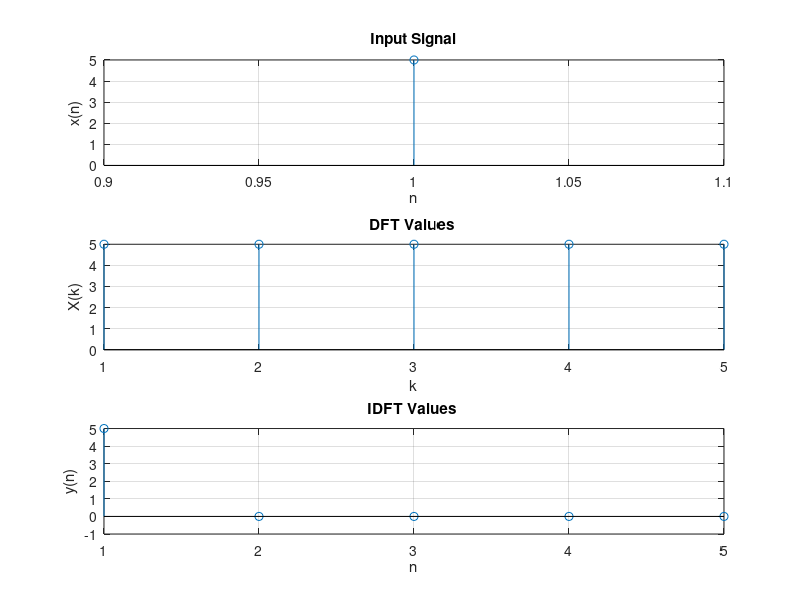

This figure's MATLAB source:

clc;
close all;

x=input('Enter the sequence x[n]=');
N=input('Enter n=');
disp(N);
subplot(3,1,1);
stem(x);
%ylim([-1,2]);
xlabel('n');
ylabel('x(n)');
title('Input Signal');
grid on;

if N>length(x)
    for i =1:N-length(x)
        x=[x 0];
    end
end

y=zeros(1,N);
for k =0:N-1
    for n=0:N-1
        y(k+1)=y(k+1)+x(n+1)*exp((-1i*2*pi*k*n)/N);
    end
end

disp(y);
subplot(3,1,2);
stem(y);
%axis([-7 7 -5 5]);
xlabel('k');
ylabel('X(k)');
title('DFT Values ');
grid on;

M=length(y);
m=zeros(1,M);
for k =0:M-1
    for n=0:M-1
        m(k+1)=m(k+1)+((1/M)*y(n+1)*exp((1i*2*pi*k*n)/M));
    end
end

disp(m);
subplot(3,1,3);
stem(m);
xlabel('n');
ylabel('y(n)');
title('IDFT Values ');
grid on;


        